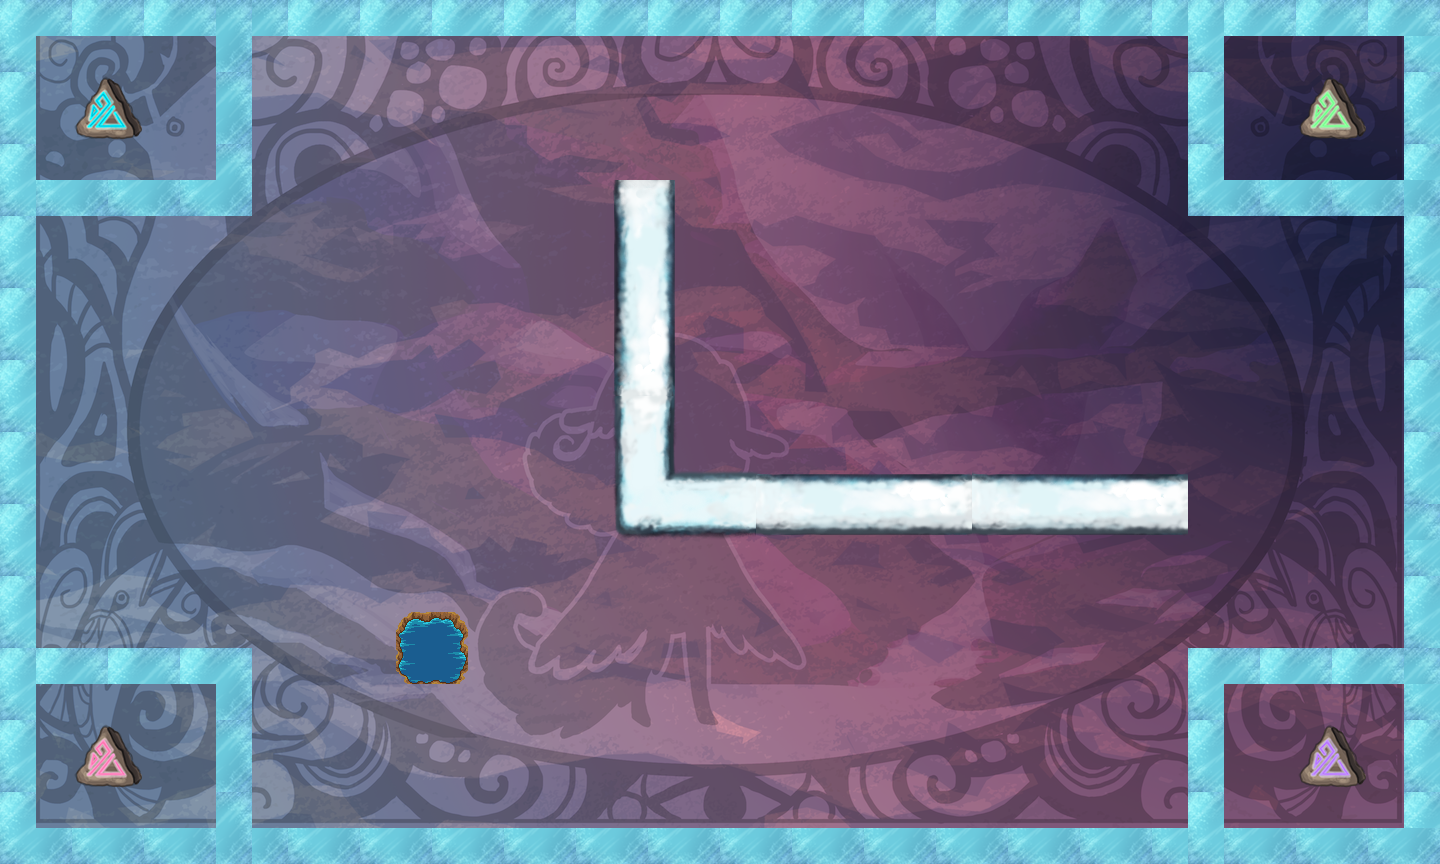

A level layout from a 2D game, rendered from its tile map. Below: a short description, then the map file with tile-grid data replaced by summaries:
An orthogonal 40x24 tile map with 36x36 px tiles, 2 tile layers (bg, tiles), 26 tilesets.

<map version="1.0" orientation="orthogonal" width="40" height="24" tilewidth="36" tileheight="36">
 <properties>
  <property name="itemGoal" value="4" />
  <property name="itemSize" value="4" />
  <property name="moveObj" value="0" />
  <property name="playerLocation" value="!json! {&quot;x&quot;: 20, &quot;y&quot;:12 }" />
  <property name="tutorial" value="false" />
 </properties>
 <tileset firstgid="1" name="bg" tilewidth="1440" tileheight="864">
  <tileoffset x="-720" y="432" />
  <image source="../../../art/bg.png" width="1440" height="864" />
 </tileset>
 <tileset firstgid="2" name="redWall" tilewidth="36" tileheight="36">
  <image source="../../../art/redWall.png" width="72" height="72" />
  <tile id="0">
   <properties>
    <property name="bodyType" value="static" />
    <property name="collType" value="solid" />
    <property name="func" value="redWallCollision" />
    <property name="name" value="redWall" />
    <property name="physics:bounce" value="0" />
    <property name="physics:enabled" value="true" />
   </properties>
  </tile>
  <tile id="1">
   <properties>
    <property name="bodyType" value="static" />
    <property name="collType" value="solid" />
    <property name="func" value="redWallCollision" />
    <property name="name" value="redWall" />
    <property name="physics:bounce" value="0" />
    <property name="physics:enabled" value="true" />
   </properties>
  </tile>
  <tile id="2">
   <properties>
    <property name="bodyType" value="static" />
    <property name="collType" value="solid" />
    <property name="func" value="redWallCollision" />
    <property name="name" value="redWall" />
    <property name="physics:bounce" value="0" />
    <property name="physics:enabled" value="true" />
   </properties>
  </tile>
  <tile id="3">
   <properties>
    <property name="bodyType" value="static" />
    <property name="collType" value="solid" />
    <property name="func" value="redWallCollision" />
    <property name="name" value="redWall" />
    <property name="physics:bounce" value="0" />
    <property name="physics:enabled" value="true" />
   </properties>
  </tile>
 </tileset>
 <tileset firstgid="6" name="aura" tilewidth="72" tileheight="72">
  <image source="../../../art/aura.png" width="72" height="72" />
  <tile id="0">
   <properties>
    <property name="bodyType" value="static" />
    <property name="collType" value="passThru" />
    <property name="func" value="blueAuraCollision" />
    <property name="name" value="blueAura" />
    <property name="physics:bounce" value="0" />
    <property name="physics:enabled" value="true" />
   </properties>
  </tile>
 </tileset>
 <tileset firstgid="7" name="rune" tilewidth="72" tileheight="72">
  <image source="../../../art/rune.png" width="72" height="72" />
  <tile id="0">
   <properties>
    <property name="bodyType" value="static" />
    <property name="collType" value="passThru" />
    <property name="func" value="runeCollision" />
    <property name="name" value="rune" />
    <property name="physics:bounce" value="0" />
    <property name="physics:enabled" value="true" />
   </properties>
  </tile>
 </tileset>
 <tileset firstgid="8" name="key" tilewidth="72" tileheight="72">
  <image source="../../../art/antler.png" width="72" height="72" />
  <tile id="0">
   <properties>
    <property name="bodyType" value="static" />
    <property name="collType" value="passThru" />
    <property name="collectible" value="true" />
    <property name="func" value="keyCollision" />
    <property name="name" value="key" />
    <property name="physics:bounce" value="0" />
    <property name="physics:enabled" value="true" />
   </properties>
  </tile>
 </tileset>
 <tileset firstgid="9" name="blueWall" tilewidth="36" tileheight="36">
  <image source="../../../art/blueWall.png" width="72" height="72" />
  <tile id="0">
   <properties>
    <property name="bodyType" value="static" />
    <property name="collType" value="wall" />
    <property name="func" value="blueWallCollision" />
    <property name="name" value="blueWall" />
    <property name="physics:bounce" value="0" />
    <property name="physics:enabled" value="true" />
   </properties>
  </tile>
  <tile id="1">
   <properties>
    <property name="bodyType" value="static" />
    <property name="collType" value="wall" />
    <property name="func" value="blueWallCollision" />
    <property name="name" value="blueWall" />
    <property name="physics:bounce" value="0" />
    <property name="physics:enabled" value="true" />
   </properties>
  </tile>
  <tile id="2">
   <properties>
    <property name="bodyType" value="static" />
    <property name="collType" value="wall" />
    <property name="func" value="blueWallCollision" />
    <property name="name" value="blueWall" />
    <property name="physics:bounce" value="0" />
    <property name="physics:enabled" value="true" />
   </properties>
  </tile>
  <tile id="3">
   <properties>
    <property name="bodyType" value="static" />
    <property name="collType" value="wall" />
    <property name="func" value="blueWallCollision" />
    <property name="name" value="blueWall" />
    <property name="physics:bounce" value="0" />
    <property name="physics:enabled" value="true" />
   </properties>
  </tile>
 </tileset>
 <tileset firstgid="13" name="greenWall" tilewidth="36" tileheight="36">
  <image source="../../../art/greenWall.png" width="72" height="72" />
  <tile id="0">
   <properties>
    <property name="bodyType" value="static" />
    <property name="collType" value="solid" />
    <property name="func" value="greenWallCollision" />
    <property name="name" value="greenWall" />
    <property name="physics:bounce" value="0" />
    <property name="physics:enabled" value="static" />
   </properties>
  </tile>
  <tile id="1">
   <properties>
    <property name="bodyType" value="static" />
    <property name="collType" value="solid" />
    <property name="func" value="greenWallCollision" />
    <property name="name" value="greenWall" />
    <property name="physics:bounce" value="0" />
    <property name="physics:enabled" value="true" />
   </properties>
  </tile>
  <tile id="2">
   <properties>
    <property name="bodyType" value="static" />
    <property name="collType" value="solid" />
    <property name="func" value="greenWallCollision" />
    <property name="name" value="greenWall" />
    <property name="physics:bounce" value="0" />
    <property name="physics:enabled" value="true" />
   </properties>
  </tile>
  <tile id="3">
   <properties>
    <property name="bodyType" value="static" />
    <property name="collType" value="solid" />
    <property name="func" value="greenWallCollision" />
    <property name="name" value="greenWall" />
    <property name="physics:bounce" value="0" />
    <property name="physics:enabled" value="true" />
   </properties>
  </tile>
 </tileset>
 <tileset firstgid="17" name="lockedDoor" tilewidth="72" tileheight="72">
  <image source="../../../art/lockeddoor.png" width="72" height="72" />
  <tile id="0">
   <properties>
    <property name="bodyType" value="static" />
    <property name="collType" value="solid" />
    <property name="func" value="lockedDoorCollision" />
    <property name="name" value="lockedDoor" />
    <property name="physics:bounce" value="0" />
    <property name="physics:enabled" value="true" />
   </properties>
  </tile>
 </tileset>
 <tileset firstgid="18" name="runeblue" tilewidth="72" tileheight="72">
  <image source="../../../art/runeblue.png" width="72" height="72" />
  <tile id="0">
   <properties>
    <property name="bodyType" value="static" />
    <property name="collType" value="passThru" />
    <property name="func" value="runeCollision" />
    <property name="name" value="blueRune" />
    <property name="physics:bounce" value="0" />
    <property name="physics:enabled" value="true" />
   </properties>
  </tile>
 </tileset>
 <tileset firstgid="19" name="runegreen" tilewidth="72" tileheight="72">
  <image source="../../../art/runegreen.png" width="72" height="72" />
  <tile id="0">
   <properties>
    <property name="bodyType" value="static" />
    <property name="collType" value="passThru" />
    <property name="func" value="runeCollision" />
    <property name="name" value="greenRune" />
    <property name="physics:bounce" value="0" />
    <property name="physics:enabled" value="true" />
   </properties>
  </tile>
 </tileset>
 <tileset firstgid="20" name="runepink" tilewidth="72" tileheight="72">
  <image source="../../../art/runepink.png" width="72" height="72" />
  <tile id="0">
   <properties>
    <property name="bodyType" value="static" />
    <property name="collType" value="passThru" />
    <property name="func" value="runeCollision" />
    <property name="name" value="pinkRune" />
    <property name="physics:bounce" value="0" />
    <property name="physics:enabled" value="true" />
   </properties>
  </tile>
 </tileset>
 <tileset firstgid="21" name="runepurple" tilewidth="72" tileheight="72">
  <image source="../../../art/runepurple.png" width="72" height="72" />
  <tile id="0">
   <properties>
    <property name="bodyType" value="static" />
    <property name="collType" value="passThru" />
    <property name="func" value="runeCollision" />
    <property name="name" value="purpleRune" />
    <property name="physics:bounce" value="0" />
    <property name="physics:enabled" value="true" />
   </properties>
  </tile>
 </tileset>
 <tileset firstgid="22" name="runeyellow" tilewidth="72" tileheight="72">
  <image source="../../../art/runeyellow.png" width="72" height="72" />
  <tile id="0">
   <properties>
    <property name="bodyType" value="static" />
    <property name="collType" value="passThru" />
    <property name="func" value="runeCollision" />
    <property name="name" value="yellowRune" />
    <property name="physics:bounce" value="0" />
    <property name="physics:enabled" value="true" />
   </properties>
  </tile>
 </tileset>
 <tileset firstgid="23" name="greenAura1" tilewidth="72" tileheight="72">
  <image source="../../../art/greenaura1.png" width="72" height="72" />
  <tile id="0">
   <properties>
    <property name="bodyType" value="static" />
    <property name="collType" value="passThru" />
    <property name="func" value="greenAuraCollision" />
    <property name="name" value="greenAura" />
    <property name="physics:bounce" value="0" />
    <property name="physics:enabled" value="true" />
   </properties>
  </tile>
 </tileset>
 <tileset firstgid="24" name="greenAura2" tilewidth="72" tileheight="72">
  <image source="../../../art/greenaura2.png" width="72" height="72" />
  <tile id="0">
   <properties>
    <property name="bodyType" value="static" />
    <property name="collType" value="passThru" />
    <property name="func" value="greenAuraCollision" />
    <property name="name" value="greenAura" />
    <property name="physics:bounce" value="0" />
    <property name="physics:enabled" value="true" />
   </properties>
  </tile>
 </tileset>
 <tileset firstgid="25" name="whiteAura" tilewidth="72" tileheight="72">
  <image source="../../../art/whiteaura.png" width="72" height="72" />
  <tile id="0">
   <properties>
    <property name="bodyType" value="static" />
    <property name="collType" value="passThru" />
    <property name="func" value="whiteAuraCollision" />
    <property name="name" value="whiteAura" />
    <property name="physics:bounce" value="0" />
    <property name="physics:enabled" value="true" />
   </properties>
  </tile>
 </tileset>
 <tileset firstgid="26" name="redAura" tilewidth="72" tileheight="72">
  <image source="../../../art/redaura.png" width="72" height="72" />
  <tile id="0">
   <properties>
    <property name="bodyType" value="static" />
    <property name="collType" value="passThru" />
    <property name="func" value="redAuraCollision" />
    <property name="name" value="redAura" />
    <property name="physics:bounce" value="0" />
    <property name="physics:enabled" value="true" />
   </properties>
  </tile>
 </tileset>
 <tileset firstgid="27" name="redAura1" tilewidth="72" tileheight="72">
  <image source="../../../art/redaura1.png" width="72" height="72" />
  <tile id="0">
   <properties>
    <property name="bodyType" value="static" />
    <property name="collType" value="passThru" />
    <property name="func" value="redAuraCollision" />
    <property name="name" value="redAura" />
    <property name="physics:bounce" value="0" />
    <property name="physics:enabled" value="true" />
   </properties>
  </tile>
 </tileset>
 <tileset firstgid="28" name="redAura2" tilewidth="72" tileheight="72">
  <image source="../../../art/redaura2.png" width="72" height="72" />
  <tile id="0">
   <properties>
    <property name="bodyType" value="static" />
    <property name="collType" value="passThru" />
    <property name="func" value="redAuraCollision" />
    <property name="name" value="redAura" />
    <property name="physics:bounce" value="0" />
    <property name="physics:enabled" value="true" />
   </properties>
  </tile>
 </tileset>
 <tileset firstgid="29" name="blackWall" tilewidth="72" tileheight="72">
  <image source="../../../art/blackWall.png" width="72" height="72" />
 </tileset>
 <tileset firstgid="30" name="switchWall" tilewidth="36" tileheight="36">
  <image source="../../../art/blueWall.png" width="72" height="72" />
 </tileset>
 <tileset firstgid="34" name="windWall" tilewidth="36" tileheight="36">
  <image source="../../../art/bounceWall.png" width="72" height="37" />
  <tile id="0">
   <properties>
    <property name="bodyType" value="static" />
    <property name="collType" value="passThru" />
    <property name="func" value="windWallCollision" />
    <property name="name" value="windWall" />
    <property name="physics:bounce" value="0" />
    <property name="physics:enabled" value="true" />
   </properties>
  </tile>
 </tileset>
 <tileset firstgid="36" name="SnowCorner4" tilewidth="144" tileheight="144">
  <image source="../../../art/SnowCorner4.png" width="144" height="144" />
 </tileset>
 <tileset firstgid="37" name="snowWall4" tilewidth="144" tileheight="216">
  <image source="../../../art/snowWall4.png" width="144" height="216" />
 </tileset>
 <tileset firstgid="38" name="SnowWall5" tilewidth="216" tileheight="144">
  <image source="../../../art/SnowWall5.png" width="216" height="144" />
 </tileset>
 <tileset firstgid="39" name="water" tilewidth="72" tileheight="72">
  <image source="../../../art/water.png" width="72" height="72" />
  <tile id="0">
   <properties>
    <property name="bodyType" value="static" />
    <property name="collType" value="passThru" />
    <property name="func" value="waterCollision" />
    <property name="name" value="water" />
    <property name="physics:bounce" value="0" />
    <property name="physics:enabled" value="true" />
   </properties>
  </tile>
 </tileset>
 <layer name="bg" width="40" height="24">
  <data>[960 cells, 1 non-empty, 1 distinct tile ids]</data>
 </layer>
 <layer name="tiles" width="40" height="24">
  <data>[960 cells, 173 non-empty, 12 distinct tile ids]</data>
 </layer>
</map>
